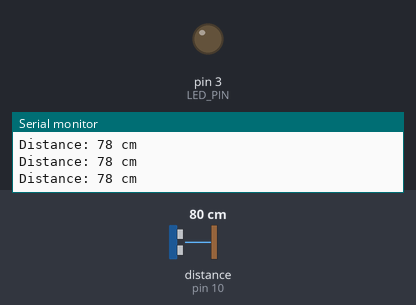
A sketch run on a simulated Arduino Uno, built with avr-gcc and run on an emulated ATmega328P. On the bench: output pins drawn as LEDs (lit = HIGH), the last lines printed to the serial monitor. Wiring (inferred from the names in the program): ultrasonic range finder: trigger pin 9; echo pin 10. Inputs (shaded band) come from the test bench; at power-on: distance to the obstacle (sensor on pin 10) 80 cm. The echo pulse lasts 58.3 µs per cm; pins used as bus, display or sensor lines are not drawn.

Above: at 1.3 s.
1.4 s: distance to the obstacle (sensor on pin 10) set to 44 cm
2.9 s: distance to the obstacle (sensor on pin 10) set to 37 cm
At 3.5 s:
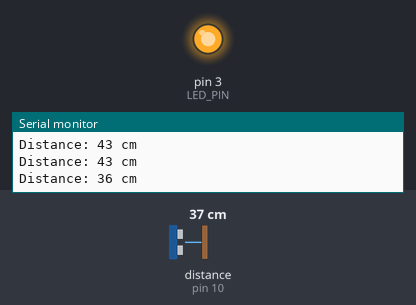
4.5 s: distance to the obstacle (sensor on pin 10) set to 60 cm
At 5.0 s:
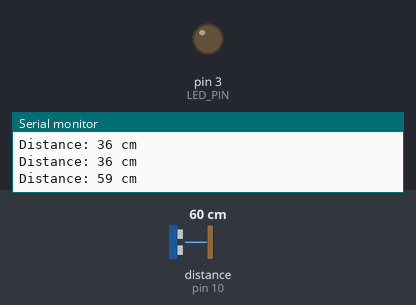
6.0 s: distance to the obstacle (sensor on pin 10) set to 2 cm
At 6.5 s:
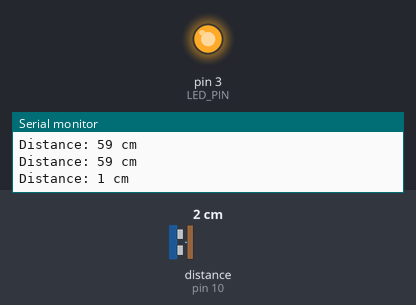
Timing chart, 0 to 8.5 s (numbered marks = the images above; inputs shaded):
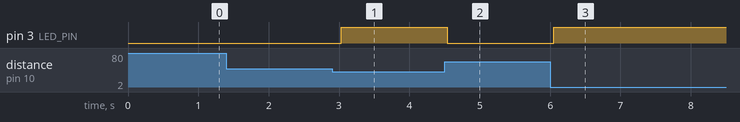

The sketch:

ULTRASONIC_40CM.ino
```cpp
const int TRIG_PIN=9;
const int ECHO_PIN=10;
const int LED_PIN=3;
long duration;
int distance;
void setup()
{
    pinMode(TRIG_PIN, OUTPUT);
    pinMode(ECHO_PIN, INPUT);
    pinMode(LED_PIN, OUTPUT);
    Serial.begin(9600);
}
void loop()
{
    digitalWrite(TRIG_PIN, LOW);
    delayMicroseconds(2);
    digitalWrite(TRIG_PIN, HIGH);
    delayMicroseconds(10);
    digitalWrite(TRIG_PIN, LOW);
    duration = pulseIn(ECHO_PIN, HIGH);
    distance = duration * 0.034 / 2;
    Serial.print("Distance: ");
    Serial.print(distance);
    Serial.println(" cm");
    if (distance <= 40)
    {
        digitalWrite(LED_PIN, HIGH);
    }
    else
    {
        digitalWrite(LED_PIN, LOW);
    }
    delay(500);
}
```

Measured:
- the behaviour switches between 42 and 41 cm on distance to the obstacle (sensor on pin 10) (found by bisection; images 0 and 1)
- after the input at 2.9 s, pin 3 (LED_PIN): LOW → HIGH after 0.13 s
- after the input at 4.5 s, pin 3 (LED_PIN): HIGH → LOW at once
- after the input at 6.0 s, pin 3 (LED_PIN): LOW → HIGH after 0.05 s
